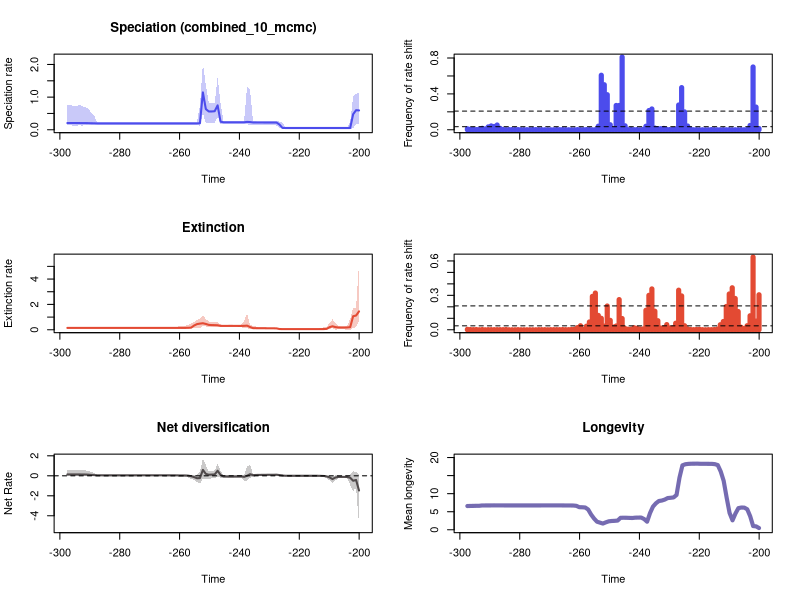

Write R code to recreate this figure.


pdf(file='C:/Users/SimoesLabAdmin/Documents/BDNN_Arielli/updated_occurrence_analyses/model_2_and_5/200_its/reptilia_terr_200/RTT_plots.pdf',width=10, height=15)
par(mfrow=c(3,2))
library(scales)

time=c(-200.03780429, -201.02219687000002,-202.00658944999998,-202.99098203,-203.97537461000002,-204.95976718999998,-205.94415977,-206.92855235000002,-207.91294492999998,-208.89733751,-209.88173009000002,-210.86612266999998,-211.85051525,-212.83490783000002,-213.81930040999998,-214.80369299,-215.78808557000002,-216.77247814999998,-217.75687073,-218.74126331000002,-219.72565588999998,-220.71004847,-221.69444105000002,-222.67883362999999,-223.66322621,-224.64761879000002,-225.63201137,-226.61640395,-227.60079653000003,-228.58518911,-229.56958169,-230.55397427000003,-231.53836685,-232.52275943,-233.50715201000003,-234.49154459,-235.47593717,-236.46032975000003,-237.44472233,-238.42911491,-239.41350749000003,-240.39790007,-241.38229265,-242.36668523000003,-243.35107781,-244.33547039,-245.31986297000003,-246.30425555,-247.28864813,-248.27304071000003,-249.25743329,-250.24182587,-251.22621845000003,-252.21061103,-253.19500361000001,-254.17939619000003,-255.16378877,-256.14818135,-257.13257393000004,-258.11696651,-259.10135909,-260.08575167000004,-261.07014425,-262.05453683,-263.03892941000004,-264.02332199,-265.00771457,-265.99210715000004,-266.97649973,-267.96089231,-268.94528489000004,-269.92967747,-270.91407005,-271.89846263000004,-272.88285521,-273.86724779,-274.85164037000004,-275.83603295,-276.82042553,-277.80481811,-278.78921069,-279.77360327,-280.75799585,-281.74238843,-282.72678101,-283.71117359,-284.69556617,-285.67995875,-286.66435133,-287.64874391,-288.63313649,-289.61752907,-290.60192165,-291.58631423,-292.57070681,-293.55509939,-294.53949197000003,-295.52388455,-296.50827713,-297.49266971000003)
rate=c(0.5926439436792744, 0.5994166840930135,0.47565930467940865,0.054572202458077035,0.054047178148066824,0.05402592250040769,0.05402592250040769,0.054019734119639076,0.054019734119639076,0.054019734119639076,0.054019734119639076,0.054019734119639076,0.054019734119639076,0.05402592250040769,0.05402592250040769,0.05402592250040769,0.05402592250040769,0.054047178148066824,0.05408013157157614,0.05408013157157614,0.05408013157157614,0.05408013157157614,0.054047178148066824,0.054047178148066824,0.054096045773197265,0.05434168169935509,0.05679080203730675,0.15898071971975147,0.22132741312540022,0.2217621099065975,0.2217621099065975,0.2217621099065975,0.2217621099065975,0.22228459549574686,0.2228367458730236,0.2234598783874448,0.22390973154347837,0.23655884888216744,0.24096064000769624,0.22932303671558532,0.22903096973793197,0.22903096973793197,0.22903096973793197,0.22903096973793197,0.22897199944779267,0.22892542139011565,0.2292793755232594,0.24639588794427836,0.7477960893964919,0.5686736139682211,0.5603097153727463,0.5608544488164101,0.6334786668439314,1.1447029375712836,0.19979394582027715,0.19483491008788326,0.19416277782888222,0.19416277782888222,0.1942258371864813,0.1943092803587197,0.19447663179351016,0.19447663179351016,0.1943092803587197,0.1943092803587197,0.1943092803587197,0.1943092803587197,0.1943092803587197,0.1943092803587197,0.1943092803587197,0.1943092803587197,0.1942258371864813,0.1942258371864813,0.1942258371864813,0.1942258371864813,0.1942258371864813,0.1942258371864813,0.1941701718848089,0.1941701718848089,0.19386667582383393,0.19386667582383393,0.19386667582383393,0.19386667582383393,0.19386667582383393,0.19335901266103722,0.1934950366360413,0.19386667582383393,0.1934950366360413,0.1934950366360413,0.1941701718848089,0.1949337494150855,0.19836766854579152,0.19960384637195402,0.2029794899065322,0.20375243305461543,0.20421585345523524,0.20529981328102792,0.2056128914876098,0.2058176738323412,0.20602601991758618,0.20639763877034512)
minHPD=c(0.189207012585791, 0.189207012585791,0.04122037162538658,0.03700510360945401,0.04213385486495058,0.04229169304910822,0.04229169304910822,0.04240652075903621,0.04240652075903621,0.04240652075903621,0.04240652075903621,0.04240652075903621,0.04256474135969562,0.04256474135969562,0.04256474135969562,0.04256474135969562,0.04256474135969562,0.04240652075903621,0.04256474135969562,0.04256474135969562,0.04256474135969562,0.04256474135969562,0.04229169304910822,0.04229169304910822,0.04229169304910822,0.03945090803196859,0.04018456204393873,0.04407140003826905,0.13026176564981926,0.13981701730927182,0.1420808067468857,0.1420808067468857,0.1420808067468857,0.13981701730927182,0.14219474095540374,0.14001391824725068,0.14140929308620315,0.13349908406541464,0.17530074837028464,0.16952835708973427,0.16952835708973427,0.16952835708973427,0.16952835708973427,0.16952835708973427,0.16952835708973427,0.16914923882712646,0.16914923882712646,0.16621984002217705,0.4356107751343739,0.19444153212378737,0.20457274699461667,0.20393651573757637,0.2006416942076844,0.5097197809139528,0.12588778248582297,0.14968382889732026,0.15321173829464127,0.15315978317752219,0.15321173829464127,0.15315978317752219,0.15315978317752219,0.15315978317752219,0.15315978317752219,0.15315978317752219,0.15315978317752219,0.15315978317752219,0.15315978317752219,0.15315978317752219,0.15315978317752219,0.1547380842312966,0.15606506126284492,0.15606506126284492,0.15606506126284492,0.15606506126284492,0.1547380842312966,0.1547380842312966,0.1547380842312966,0.15315978317752219,0.15321173829464127,0.15321173829464127,0.15321173829464127,0.15321173829464127,0.15321173829464127,0.15315978317752219,0.15315978317752219,0.15315978317752219,0.1519925922729084,0.1519925922729084,0.14968382889732026,0.14808982657335204,0.13378831482547512,0.14131982487237346,0.14296746716987227,0.14296746716987227,0.12010945830967923,0.14325102949058433,0.12010945830967923,0.12010945830967923,0.14929227549045676,0.14296746716987227)
maxHPD=c(1.1177083526624092, 1.1050023576506967,1.0246114607467558,0.23453504659613025,0.06745812045945095,0.06741053698368629,0.06741053698368629,0.06745812045945095,0.06745812045945095,0.06745812045945095,0.06745812045945095,0.06745812045945095,0.0676162249551028,0.0676162249551028,0.0676162249551028,0.0676162249551028,0.0676162249551028,0.06741053698368629,0.0676162249551028,0.0676162249551028,0.0676162249551028,0.0676162249551028,0.06741053698368629,0.06741053698368629,0.0676162249551028,0.07133732615172607,0.2190407221659854,0.24946398418726434,0.2667374614930765,0.2638081188696693,0.2638081188696693,0.26470343044029654,0.26470343044029654,0.26419808575145837,0.26706949976811384,0.268367108231895,0.27274932859925216,1.22199230885018,1.3331796621083527,0.2814265617074621,0.27743189306304733,0.27743189306304733,0.2773315906127192,0.27743189306304733,0.27743189306304733,0.27743189306304733,0.2814265617074621,0.7946544219110132,1.6056642539678814,0.8254556865577385,0.8208390952404256,0.8220840261535789,1.3694390999998023,2.0252435331055296,0.7372367510243043,0.2510557160482323,0.24614230792780376,0.24592660950983697,0.24614230792780376,0.24592660950983697,0.24592660950983697,0.24592660950983697,0.2456095945493301,0.2456095945493301,0.2456095945493301,0.2456095945493301,0.2456095945493301,0.2453000768999666,0.2453000768999666,0.24614230792780376,0.24741922643126213,0.24741922643126213,0.24741922643126213,0.24741922643126213,0.24614230792780376,0.24614230792780376,0.24614230792780376,0.2449019223038189,0.24614230792780376,0.24614230792780376,0.24614230792780376,0.24614230792780376,0.24614230792780376,0.24614230792780376,0.2467670001224083,0.2467670001224083,0.24614230792780376,0.24614230792780376,0.24614230792780376,0.25367894357862836,0.4533754797367284,0.5337607608913714,0.6507321427512921,0.7012038683841106,0.7218861926122726,0.7686343772204489,0.7218861926122726,0.7218861926122726,0.7737883673717304,0.7729777149017887)
remove_na = !is.na(rate)
time = time[remove_na]
plot(time,time,type = 'n', ylim = c(0, 2.227767886416083), xlim = c(-297.984866,-199.545608), ylab = 'Speciation rate', xlab = 'Time',main='Speciation (combined_10_mcmc)' )
polygon(c(time, rev(time)), c(maxHPD[remove_na], rev(minHPD[remove_na])), col = alpha('#4c4cec',0.3), border = NA)
lines(time,rate[remove_na], col = '#4c4cec', lwd=2)
mids=c(-200.04277596969695, -201.03711190909087,-202.03144784848485,-203.02578378787877,-204.0201197272727,-205.01445566666666,-206.00879160606058,-207.0031275454545,-207.99746348484848,-208.9917994242424,-209.98613536363632,-210.9804713030303,-211.97480724242422,-212.96914318181814,-213.96347912121212,-214.95781506060604,-215.95215099999996,-216.94648693939394,-217.94082287878786,-218.93515881818178,-219.92949475757575,-220.92383069696967,-221.9181666363636,-222.91250257575757,-223.9068385151515,-224.90117445454547,-225.8955103939394,-226.8898463333333,-227.8841822727273,-228.8785182121212,-229.87285415151513,-230.8671900909091,-231.86152603030303,-232.85586196969695,-233.85019790909092,-234.84453384848484,-235.83886978787876,-236.83320572727274,-237.82754166666666,-238.82187760606058,-239.81621354545456,-240.81054948484848,-241.8048854242424,-242.79922136363638,-243.7935573030303,-244.78789324242422,-245.7822291818182,-246.77656512121212,-247.77090106060604,-248.765237,-249.75957293939393,-250.75390887878785,-251.74824481818183,-252.74258075757575,-253.73691669696967,-254.73125263636365,-255.72558857575757,-256.7199245151515,-257.7142604545454,-258.7085963939394,-259.7029323333333,-260.69726827272723,-261.6916042121212,-262.6859401515151,-263.68027609090905,-264.674612030303,-265.66894796969694,-266.66328390909086,-267.65761984848484,-268.65195578787876,-269.6462917272727,-270.64062766666666,-271.6349636060606,-272.6292995454545,-273.6236354848485,-274.6179714242424,-275.6123073636363,-276.6066433030303,-277.6009792424242,-278.59531518181814,-279.5896511212121,-280.58398706060603,-281.57832299999995,-282.57265893939393,-283.56699487878785,-284.5613308181818,-285.55566675757575,-286.55000269696967,-287.5443386363636,-288.53867457575757,-289.5330105151515,-290.5273464545454,-291.5216823939394,-292.5160183333333,-293.5103542727272,-294.5046902121212,-295.4990261515151,-296.49336209090905,-297.487698030303)
counts=c(0.014, 0.253,0.7,0.048,0.003,0.0,0.001,0.0,0.0,0.0,0.001,0.0,0.001,0.0,0.0,0.001,0.002,0.0,0.0,0.0,0.0,0.001,0.0,0.008,0.042,0.199,0.47,0.276,0.008,0.005,0.002,0.003,0.015,0.012,0.012,0.019,0.232,0.214,0.039,0.004,0.0,0.002,0.001,0.004,0.001,0.044,0.811,0.271,0.271,0.007,0.056,0.391,0.502,0.608,0.04,0.001,0.0,0.002,0.002,0.001,0.001,0.002,0.0,0.0,0.0,0.001,0.002,0.001,0.002,0.0,0.0,0.0,0.0,0.001,0.001,0.002,0.003,0.001,0.001,0.001,0.001,0.002,0.002,0.002,0.002,0.001,0.003,0.016,0.053,0.037,0.043,0.032,0.009,0.016,0.008,0.002,0.005,0.006,0.011)
plot(mids,counts,type = 'h', xlim = c(-297.984866,-199.545608), ylim=c(0,0.811), ylab = 'Frequency of rate shift', xlab = 'Time',lwd=5,col='#4c4cec')
bf2 = 0.03432775773024482
bf6 = 0.20802522539831128
abline(h=bf2, lty=2)
abline(h=bf6, lty=2)

time=c(-200.03780429, -201.02219687000002,-202.00658944999998,-202.99098203,-203.97537461000002,-204.95976718999998,-205.94415977,-206.92855235000002,-207.91294492999998,-208.89733751,-209.88173009000002,-210.86612266999998,-211.85051525,-212.83490783000002,-213.81930040999998,-214.80369299,-215.78808557000002,-216.77247814999998,-217.75687073,-218.74126331000002,-219.72565588999998,-220.71004847,-221.69444105000002,-222.67883362999999,-223.66322621,-224.64761879000002,-225.63201137,-226.61640395,-227.60079653000003,-228.58518911,-229.56958169,-230.55397427000003,-231.53836685,-232.52275943,-233.50715201000003,-234.49154459,-235.47593717,-236.46032975000003,-237.44472233,-238.42911491,-239.41350749000003,-240.39790007,-241.38229265,-242.36668523000003,-243.35107781,-244.33547039,-245.31986297000003,-246.30425555,-247.28864813,-248.27304071000003,-249.25743329,-250.24182587,-251.22621845000003,-252.21061103,-253.19500361000001,-254.17939619000003,-255.16378877,-256.14818135,-257.13257393000004,-258.11696651,-259.10135909,-260.08575167000004,-261.07014425,-262.05453683,-263.03892941000004,-264.02332199,-265.00771457,-265.99210715000004,-266.97649973,-267.96089231,-268.94528489000004,-269.92967747,-270.91407005,-271.89846263000004,-272.88285521,-273.86724779,-274.85164037000004,-275.83603295,-276.82042553,-277.80481811,-278.78921069,-279.77360327,-280.75799585,-281.74238843,-282.72678101,-283.71117359,-284.69556617,-285.67995875,-286.66435133,-287.64874391,-288.63313649,-289.61752907,-290.60192165,-291.58631423,-292.57070681,-293.55509939,-294.53949197000003,-295.52388455,-296.50827713,-297.49266971000003)
rate=c(1.4513181940283086, 1.123182026452454,1.069932757535237,0.20547953987583398,0.18285282900678956,0.17366512040698928,0.17366512040698928,0.17998265819275688,0.2086320081589195,0.274897688923034,0.20587283535371714,0.06779713267718486,0.0556577709432393,0.05365122279340309,0.05233693267573771,0.052028278912489914,0.05193819095515945,0.05193819095515945,0.051918465592544906,0.051918465592544906,0.05190570821439454,0.0518593671724379,0.051882528519396856,0.05189121632673603,0.051918465592544906,0.05204450033158703,0.052509219447026995,0.058773709652258824,0.10942336239383589,0.11554399013597277,0.11680944521274553,0.11707383705545117,0.11964530354044198,0.12097114630403917,0.12211266979981544,0.12485568714428563,0.12959212242169266,0.21745411347927246,0.3249863719697613,0.3098593436000344,0.302956026601162,0.30307572126375737,0.304156989425348,0.30758758393322266,0.30726404913663424,0.306946553908243,0.306616619824331,0.3073918210212383,0.3540912317101703,0.36397832007488023,0.36960755148431534,0.38441529000565666,0.45979618683587253,0.5149625983593931,0.48658191790508887,0.44631258161264187,0.33305806438396834,0.16620079525882817,0.15313074487024575,0.1494672763801295,0.14930068787088024,0.14916715009206327,0.14732178302845578,0.14707467763222193,0.14704167762453943,0.14700033616025165,0.14700033616025165,0.1469796149883134,0.14696792151943466,0.14696792151943466,0.14694405561874616,0.14696792151943466,0.14696792151943466,0.14696792151943466,0.1469796149883134,0.14700033616025165,0.14700033616025165,0.14700033616025165,0.14700033616025165,0.14700033616025165,0.14700033616025165,0.14700033616025165,0.14700033616025165,0.14700033616025165,0.14700033616025165,0.14700033616025165,0.14700033616025165,0.1469796149883134,0.14696792151943466,0.14696792151943466,0.14694405561874616,0.14696792151943466,0.14696792151943466,0.14696792151943466,0.14696792151943466,0.14700033616025165,0.14700033616025165,0.14701878546254743,0.14701878546254743,0.14707467763222193)
minHPD=c(0.6551053650656252, 0.20163268964945869,0.15375553735525943,0.0022432627034918245,0.01433438478222505,0.025148625291573863,0.026118395415251308,0.02912265713819291,0.008870027817481302,0.1346715903082921,0.03634373667466093,0.035191498923809905,0.03157295398387625,0.03157295398387625,0.03575580848072105,0.03575580848072105,0.035845269799407095,0.0358537991633963,0.035845269799407095,0.035845269799407095,0.035845269799407095,0.035845269799407095,0.03575580848072105,0.035191498923809905,0.03575580848072105,0.03575580848072105,0.035191498923809905,0.03626633744415542,0.0449839432788259,0.05159996722060668,0.05527736388996696,0.05527736388996696,0.0537630719670398,0.05612856452574268,0.06097522135240824,0.06097522135240824,0.06309573575816203,0.0672154103358127,0.11538666942551676,0.12861271654320786,0.18860975156553939,0.18878555215058296,0.1925587372531167,0.1925587372531167,0.1925587372531167,0.1925587372531167,0.18860975156553939,0.18860975156553939,0.24367507464942592,0.24817166133067722,0.2423364819875501,0.2551571614026877,0.2562773307611367,0.2776386910108485,0.14462886080115978,0.12958576754198675,0.11465656315649736,0.10849443347556281,0.10635598883304694,0.09936882948247226,0.09780597084103816,0.10505782155953296,0.10635598883304694,0.10942513974792045,0.10720308035998743,0.10849443347556281,0.10849443347556281,0.10849443347556281,0.10849443347556281,0.10849443347556281,0.10720308035998743,0.10720308035998743,0.10720308035998743,0.10720308035998743,0.10849443347556281,0.10849443347556281,0.10849443347556281,0.10849443347556281,0.10849443347556281,0.10849443347556281,0.10849443347556281,0.10849443347556281,0.10849443347556281,0.10849443347556281,0.10849443347556281,0.10849443347556281,0.10849443347556281,0.10942513974792045,0.10849443347556281,0.10849443347556281,0.10720308035998743,0.10942513974792045,0.10942513974792045,0.10942513974792045,0.10942513974792045,0.10849443347556281,0.10849443347556281,0.10759883040094012,0.10759883040094012,0.10720308035998743)
maxHPD=c(5.21547503976213, 1.761091718574314,1.7192957171167846,0.8735674826474104,0.31225951824830545,0.2899820450905669,0.28861088119877765,0.29710226998064443,0.5152659542632932,0.8129709767059118,0.5234242052268981,0.25225802197246683,0.19158866358917498,0.13691267300507234,0.08105887354856349,0.080479131521042,0.07976901712938643,0.07976901712938643,0.07970042750250121,0.07970042750250121,0.07970042750250121,0.07970042750250121,0.07976901712938643,0.07976901712938643,0.08065876948327078,0.08130270364175823,0.08466249237419757,0.1309782081599478,0.1592983400062527,0.16709256029517908,0.16709256029517908,0.16709256029517908,0.19037737294600046,0.2105102311698382,0.22113033264215218,0.2513359218796794,0.3111432424856362,0.37573236437536467,1.3044570254890901,0.6814133480977755,0.3982225600843759,0.3966589434792589,0.3966589434792589,0.3966589434792589,0.3966589434792589,0.3982225600843759,0.3966589434792589,0.41236892951185805,0.6058848025246404,0.6073754998882105,0.6105448446987464,0.665093771526159,0.8514155879275602,1.1479400969033287,0.8992175114053513,0.7779683015176323,0.5932206939784465,0.5219183429806411,0.3678271254071667,0.3159526559068605,0.3074794973233374,0.31090657544889183,0.1946127930323371,0.1946127930323371,0.1919886386747298,0.19290104964932725,0.19290104964932725,0.19290104964932725,0.19290104964932725,0.19290104964932725,0.1919886386747298,0.1919886386747298,0.1919886386747298,0.1919886386747298,0.19290104964932725,0.19290104964932725,0.19290104964932725,0.19290104964932725,0.19290104964932725,0.19290104964932725,0.19290104964932725,0.19290104964932725,0.19290104964932725,0.19290104964932725,0.19290104964932725,0.19290104964932725,0.19290104964932725,0.19352492028264917,0.19290104964932725,0.19290104964932725,0.1919886386747298,0.1946127930323371,0.1946127930323371,0.1949324440928622,0.1949324440928622,0.1946127930323371,0.1946127930323371,0.1946127930323371,0.1949324440928622,0.1946127930323371)
remove_na = !is.na(rate)
time = time[remove_na]
plot(time,time,type = 'n', ylim = c(0, 5.737022543738344), xlim = c(-297.984866,-199.545608), ylab = 'Extinction rate', xlab = 'Time',main='Extinction' )
polygon(c(time, rev(time)), c(maxHPD[remove_na], rev(minHPD[remove_na])), col = alpha('#e34a33',0.3), border = NA)
lines(time,rate[remove_na], col = '#e34a33', lwd=2)
mids=c(-200.04277596969695, -201.03711190909087,-202.03144784848485,-203.02578378787877,-204.0201197272727,-205.01445566666666,-206.00879160606058,-207.0031275454545,-207.99746348484848,-208.9917994242424,-209.98613536363632,-210.9804713030303,-211.97480724242422,-212.96914318181814,-213.96347912121212,-214.95781506060604,-215.95215099999996,-216.94648693939394,-217.94082287878786,-218.93515881818178,-219.92949475757575,-220.92383069696967,-221.9181666363636,-222.91250257575757,-223.9068385151515,-224.90117445454547,-225.8955103939394,-226.8898463333333,-227.8841822727273,-228.8785182121212,-229.87285415151513,-230.8671900909091,-231.86152603030303,-232.85586196969695,-233.85019790909092,-234.84453384848484,-235.83886978787876,-236.83320572727274,-237.82754166666666,-238.82187760606058,-239.81621354545456,-240.81054948484848,-241.8048854242424,-242.79922136363638,-243.7935573030303,-244.78789324242422,-245.7822291818182,-246.77656512121212,-247.77090106060604,-248.765237,-249.75957293939393,-250.75390887878785,-251.74824481818183,-252.74258075757575,-253.73691669696967,-254.73125263636365,-255.72558857575757,-256.7199245151515,-257.7142604545454,-258.7085963939394,-259.7029323333333,-260.69726827272723,-261.6916042121212,-262.6859401515151,-263.68027609090905,-264.674612030303,-265.66894796969694,-266.66328390909086,-267.65761984848484,-268.65195578787876,-269.6462917272727,-270.64062766666666,-271.6349636060606,-272.6292995454545,-273.6236354848485,-274.6179714242424,-275.6123073636363,-276.6066433030303,-277.6009792424242,-278.59531518181814,-279.5896511212121,-280.58398706060603,-281.57832299999995,-282.57265893939393,-283.56699487878785,-284.5613308181818,-285.55566675757575,-286.55000269696967,-287.5443386363636,-288.53867457575757,-289.5330105151515,-290.5273464545454,-291.5216823939394,-292.5160183333333,-293.5103542727272,-294.5046902121212,-295.4990261515151,-296.49336209090905,-297.487698030303)
counts=c(0.305, 0.076,0.634,0.122,0.035,0.011,0.022,0.159,0.273,0.366,0.312,0.203,0.072,0.044,0.006,0.002,0.001,0.001,0.0,0.001,0.004,0.003,0.001,0.002,0.008,0.035,0.295,0.345,0.057,0.016,0.016,0.045,0.017,0.015,0.079,0.162,0.356,0.3,0.17,0.007,0.007,0.013,0.018,0.005,0.005,0.011,0.098,0.263,0.033,0.024,0.082,0.207,0.032,0.1,0.125,0.32,0.291,0.068,0.031,0.003,0.035,0.019,0.005,0.003,0.001,0.001,0.002,0.001,0.001,0.001,0.001,0.0,0.001,0.001,0.001,0.0,0.0,0.0,0.0,0.0,0.0,0.001,0.0,0.0,0.0,0.002,0.001,0.001,0.001,0.001,0.001,0.001,0.0,0.002,0.0,0.002,0.001,0.002,0.004)
plot(mids,counts,type = 'h', xlim = c(-297.984866,-199.545608), ylim=c(0,0.634), ylab = 'Frequency of rate shift', xlab = 'Time',lwd=5,col='#e34a33')
abline(h=bf2, lty=2)
abline(h=bf6, lty=2)
#Net Diversification Rate
time=c(-200.03780429, -201.02219687000002,-202.00658944999998,-202.99098203,-203.97537461000002,-204.95976718999998,-205.94415977,-206.92855235000002,-207.91294492999998,-208.89733751,-209.88173009000002,-210.86612266999998,-211.85051525,-212.83490783000002,-213.81930040999998,-214.80369299,-215.78808557000002,-216.77247814999998,-217.75687073,-218.74126331000002,-219.72565588999998,-220.71004847,-221.69444105000002,-222.67883362999999,-223.66322621,-224.64761879000002,-225.63201137,-226.61640395,-227.60079653000003,-228.58518911,-229.56958169,-230.55397427000003,-231.53836685,-232.52275943,-233.50715201000003,-234.49154459,-235.47593717,-236.46032975000003,-237.44472233,-238.42911491,-239.41350749000003,-240.39790007,-241.38229265,-242.36668523000003,-243.35107781,-244.33547039,-245.31986297000003,-246.30425555,-247.28864813,-248.27304071000003,-249.25743329,-250.24182587,-251.22621845000003,-252.21061103,-253.19500361000001,-254.17939619000003,-255.16378877,-256.14818135,-257.13257393000004,-258.11696651,-259.10135909,-260.08575167000004,-261.07014425,-262.05453683,-263.03892941000004,-264.02332199,-265.00771457,-265.99210715000004,-266.97649973,-267.96089231,-268.94528489000004,-269.92967747,-270.91407005,-271.89846263000004,-272.88285521,-273.86724779,-274.85164037000004,-275.83603295,-276.82042553,-277.80481811,-278.78921069,-279.77360327,-280.75799585,-281.74238843,-282.72678101,-283.71117359,-284.69556617,-285.67995875,-286.66435133,-287.64874391,-288.63313649,-289.61752907,-290.60192165,-291.58631423,-292.57070681,-293.55509939,-294.53949197000003,-295.52388455,-296.50827713,-297.49266971000003)
net_rate=c(-1.4711686389163492, -0.4213541362648571,-0.496475365892221,-0.1970692442714188,-0.12128273129161443,-0.10862527765308272,-0.10802484307633571,-0.11260617503543206,-0.1678963001947266,-0.3283855286063901,-0.16063234897524178,-0.0574885991502587,-0.019525000375667928,-0.007687596070397574,-0.0015351717609583709,-0.0007406296303700708,-0.0005111491338056478,-0.0004768885013130436,-0.00040815766396817707,-0.00040815766396817707,-0.0003945325817548483,-0.00028005168124868216,-0.0003536826562128942,-0.0003724147945445524,-0.00014818746084087136,0.0030828244471011244,0.02480966418042423,0.0716922816888461,0.109618496461407,0.1029411730525341,0.10159530904484822,0.1005495630409026,0.09479413111713328,0.09207496473116428,0.09146888266556592,0.08192347782064986,0.06397356439515114,0.1595460809752584,0.0016212941998127763,-0.10510672548308732,-0.0664825656159875,-0.06680385778328125,-0.06885544011281103,-0.07711230770528095,-0.07479131949654146,-0.0717952269963957,-0.06828409128290047,0.08441158174023213,0.5057913991087086,0.13632504659281014,0.12117261957205072,0.10617351436459774,0.190065277182397,0.5903595844753495,-0.22757098394501124,-0.2446396008016828,-0.12589364326762295,-0.041823524799591776,0.01729442925908683,0.03354511983155768,0.03526315741454977,0.03577068318416229,0.04478384319664414,0.04674018889710137,0.04708274512653766,0.047207112118290324,0.047207112118290324,0.04740312418547677,0.047501491889731184,0.04758063217503579,0.0474267964177659,0.04740403236826106,0.04740403236826106,0.04740403236826106,0.04730384913444655,0.047208501617706844,0.04720950783758012,0.047112396469366186,0.04675832444101985,0.04675832444101985,0.0467572849592963,0.04681315098918542,0.04681315098918542,0.04663617461011256,0.04693662599220421,0.04708671467116396,0.046832769953510045,0.04695045816281435,0.04805345606321177,0.050419184543158226,0.07238977573459318,0.08690021228969791,0.11604622944253494,0.12649580738852154,0.131501222777361,0.13249297107371996,0.13249999570623572,0.13234111866076567,0.13400425948317804,0.1373061028647097)
net_minHPD=c(-4.910522391251147, -1.1556335700165472,-1.556969078496705,-0.9148723147174975,-0.26482490331274566,-0.24170127280185796,-0.24161046395733526,-0.24172766404950297,-0.4595852313188813,-0.7694142340448179,-0.4711247698518556,-0.19825286050745822,-0.13733709656495846,-0.0733993389264811,-0.03162746088960571,-0.028815050175179623,-0.028192540389239566,-0.028192540389239566,-0.028192540389239566,-0.028192540389239566,-0.028192540389239566,-0.028192540389239566,-0.028815050175179623,-0.028815050175179623,-0.032434100801879286,-0.03649664126226125,-0.03561652795647744,-0.06624191942089341,0.001715825651947167,0.009133681484758821,0.016909424022539532,0.015569203006585597,-0.0005845662928418982,-0.007901350106862493,-0.017948977010460665,-0.0551568346274415,-0.09979256215979998,-0.18616914338016458,-0.4774003710923366,-0.537068616333583,-0.17119372512633121,-0.17084676908467145,-0.17084676908467145,-0.17119372512633121,-0.17119372512633121,-0.17119372512633121,-0.18002902176205382,-0.18578649503331363,-0.05364934990002712,-0.2617739985174801,-0.2555311511974539,-0.3401395451220679,-0.37218757641889144,-0.25217557410961133,-0.7739690647743768,-0.6319953660489047,-0.403850782705433,-0.3167920229025921,-0.1767149260993991,-0.11448673959656466,-0.11052297082012796,-0.10625151125612253,-0.01535233644080744,-0.017215461175968422,-0.01535233644080744,-0.01535233644080744,-0.01535233644080744,-0.01535233644080744,-0.01535233644080744,-0.01535233644080744,-0.01535233644080744,-0.01535233644080744,-0.01535233644080744,-0.01535233644080744,-0.01535233644080744,-0.01535233644080744,-0.01535233644080744,-0.01535233644080744,-0.017215461175968422,-0.017215461175968422,-0.017215461175968422,-0.017215461175968422,-0.017215461175968422,-0.017215461175968422,-0.01535233644080744,-0.01535233644080744,-0.015110114634514754,-0.015110114634514754,-0.01535233644080744,-0.01892137276989811,-0.04504498242952054,-0.03299931919591914,-0.05532835364280134,-0.05532835364280134,-0.03299931919591914,-0.03299931919591914,-0.022515235382353366,-0.04391222801269021,-0.03299931919591914,-0.05532835364280134)
net_maxHPD=c(0.08806191140634467, 0.4018581590857185,0.44834088890874585,0.13128185386013344,0.03940972787788366,0.02345848559533098,0.021741091062051063,0.023558143096749664,0.04581410993871719,-0.08514370527308573,0.020343045817017402,0.019791024187886995,0.025419643600562168,0.0349609265939445,0.02157224190215208,0.023210943781979826,0.023069028707079137,0.023069028707079137,0.023069028707079137,0.023069028707079137,0.023069028707079137,0.023069028707079137,0.022854365815881586,0.023210943781979826,0.02157224190215208,0.029966069000759092,0.17889745308496063,0.20203419376676873,0.19843327398408936,0.18794366958747777,0.18878170898152932,0.19086837928939032,0.1760901399512875,0.1760901399512875,0.1725472096890029,0.1725472096890029,0.18182257309456154,1.1095635155821746,0.9450963936026486,0.10849242232358061,0.045178510684415335,0.045178510684415335,0.04239561063212538,0.04058683963430379,0.04058683963430379,0.04239561063212538,0.04058683963430379,0.5041956786613357,1.2115665262105413,0.5387878553062743,0.5084761122711516,0.46547058580359035,1.0651271169221692,1.7071871079480707,0.4575923814575294,0.08815704117426881,0.10398476934674522,0.12085058808258052,0.12032726218150515,0.12085058808258052,0.11629416440141915,0.1185893044419411,0.11192417940055055,0.10578564821442141,0.10590937945350182,0.10578564821442141,0.10578564821442141,0.10590937945350182,0.10590937945350182,0.10590937945350182,0.10590937945350182,0.10590937945350182,0.10590937945350182,0.10590937945350182,0.10578564821442141,0.10578564821442141,0.10578564821442141,0.10590937945350182,0.10578564821442141,0.10578564821442141,0.10578564821442141,0.10578564821442141,0.10578564821442141,0.10590937945350182,0.1085582530023129,0.10870306932454739,0.11049927111039352,0.11049927111039352,0.1127511231153562,0.11545059453292511,0.29592064150251396,0.39333857928436444,0.49333174479132114,0.5467019891492315,0.6066150023373282,0.6066150023373282,0.6098596791612212,0.5795096817723542,0.6072482544998113,0.6098596791612212)
remove_na = !is.na(net_rate)
time = time[remove_na]
plot(time,time,type = 'n', ylim = c(-5.401574630376262, 1.8779058187428779), xlim = c(-297.984866,-199.545608), ylab = 'Net Rate', xlab = 'Time',lwd=2, main='Net diversification', col= '#504A4B' )
polygon(c(time, rev(time)), c(net_maxHPD[remove_na], rev(net_minHPD[remove_na])), col = alpha('#504A4B',0.3), border = NA)
lines(time,net_rate[remove_na], col = '#504A4B', lwd=2)
abline(h=0,lty=2)


time=c(-200.03780429, -201.02219687000002,-202.00658944999998,-202.99098203,-203.97537461000002,-204.95976718999998,-205.94415977,-206.92855235000002,-207.91294492999998,-208.89733751,-209.88173009000002,-210.86612266999998,-211.85051525,-212.83490783000002,-213.81930040999998,-214.80369299,-215.78808557000002,-216.77247814999998,-217.75687073,-218.74126331000002,-219.72565588999998,-220.71004847,-221.69444105000002,-222.67883362999999,-223.66322621,-224.64761879000002,-225.63201137,-226.61640395,-227.60079653000003,-228.58518911,-229.56958169,-230.55397427000003,-231.53836685,-232.52275943,-233.50715201000003,-234.49154459,-235.47593717,-236.46032975000003,-237.44472233,-238.42911491,-239.41350749000003,-240.39790007,-241.38229265,-242.36668523000003,-243.35107781,-244.33547039,-245.31986297000003,-246.30425555,-247.28864813,-248.27304071000003,-249.25743329,-250.24182587,-251.22621845000003,-252.21061103,-253.19500361000001,-254.17939619000003,-255.16378877,-256.14818135,-257.13257393000004,-258.11696651,-259.10135909,-260.08575167000004,-261.07014425,-262.05453683,-263.03892941000004,-264.02332199,-265.00771457,-265.99210715000004,-266.97649973,-267.96089231,-268.94528489000004,-269.92967747,-270.91407005,-271.89846263000004,-272.88285521,-273.86724779,-274.85164037000004,-275.83603295,-276.82042553,-277.80481811,-278.78921069,-279.77360327,-280.75799585,-281.74238843,-282.72678101,-283.71117359,-284.69556617,-285.67995875,-286.66435133,-287.64874391,-288.63313649,-289.61752907,-290.60192165,-291.58631423,-292.57070681,-293.55509939,-294.53949197000003,-295.52388455,-296.50827713,-297.49266971000003)
rate=c(0.4763592103250088, 0.946136903280933,1.0257253695021755,3.7476342175497113,5.6746222050482285,6.134139121568426,6.15681559215849,5.991336159295144,4.500494562224296,2.613101360437497,4.652594256305259,8.945335863688152,13.547791038987976,16.13413390821262,17.912168030299146,18.17077397952422,18.248306184271257,18.25510423912904,18.269062788800415,18.269062788800415,18.273611410148042,18.311919570306777,18.295683684102652,18.289415585383548,18.24612161302276,18.147869044111097,17.839181916694724,14.43264265510973,9.644538517296073,8.960309348669274,8.860937210795681,8.780252037747779,8.357893074949322,8.09330468469802,7.962772550018251,7.331688214765954,6.409929896521433,4.618256465978613,2.2354250109678673,2.968839491033594,3.3780284435048813,3.3743661289474343,3.351897818210446,3.2609112041736386,3.2866955469653942,3.3208332712344206,3.3328135673637345,3.310603848293488,2.549612538309981,2.4752135230556065,2.4325065502873096,2.3411388077474857,2.0584146097784477,1.7189829425090226,1.9780220804769237,2.2340036465742714,3.1131596043743457,4.216254592214998,5.610687883434974,6.169313911007612,6.233146891124168,6.252927920255575,6.626157100578043,6.713180420574702,6.728653914187772,6.734289318646478,6.734289318646478,6.7450437266720025,6.749521997168567,6.749521997168567,6.747565434911992,6.746529155123623,6.746529155123623,6.746529155123623,6.743692269266025,6.739358899830067,6.7399494677158724,6.7399494677158724,6.7399494677158724,6.7399494677158724,6.7399494677158724,6.7399494677158724,6.7399494677158724,6.739918807869524,6.739918807869524,6.739918807869524,6.739918807869524,6.745269215952802,6.74962813149478,6.74962813149478,6.754611377361898,6.743745553561416,6.743745553561416,6.734507055747733,6.734507055747733,6.637931641186512,6.637931641186512,6.611688496290807,6.597734513235089,6.572071855563868)
minHPD=c(0.4763592103250088, 0.946136903280933,1.0257253695021755,3.7476342175497113,5.6746222050482285,6.134139121568426,6.15681559215849,5.991336159295144,4.500494562224296,2.613101360437497,4.652594256305259,8.945335863688152,13.547791038987976,16.13413390821262,17.912168030299146,18.17077397952422,18.248306184271257,18.25510423912904,18.269062788800415,18.269062788800415,18.273611410148042,18.311919570306777,18.295683684102652,18.289415585383548,18.24612161302276,18.147869044111097,17.839181916694724,14.43264265510973,9.644538517296073,8.960309348669274,8.860937210795681,8.780252037747779,8.357893074949322,8.09330468469802,7.962772550018251,7.331688214765954,6.409929896521433,4.618256465978613,2.2354250109678673,2.968839491033594,3.3780284435048813,3.3743661289474343,3.351897818210446,3.2609112041736386,3.2866955469653942,3.3208332712344206,3.3328135673637345,3.310603848293488,2.549612538309981,2.4752135230556065,2.4325065502873096,2.3411388077474857,2.0584146097784477,1.7189829425090226,1.9780220804769237,2.2340036465742714,3.1131596043743457,4.216254592214998,5.610687883434974,6.169313911007612,6.233146891124168,6.252927920255575,6.626157100578043,6.713180420574702,6.728653914187772,6.734289318646478,6.734289318646478,6.7450437266720025,6.749521997168567,6.749521997168567,6.747565434911992,6.746529155123623,6.746529155123623,6.746529155123623,6.743692269266025,6.739358899830067,6.7399494677158724,6.7399494677158724,6.7399494677158724,6.7399494677158724,6.7399494677158724,6.7399494677158724,6.7399494677158724,6.739918807869524,6.739918807869524,6.739918807869524,6.739918807869524,6.745269215952802,6.74962813149478,6.74962813149478,6.754611377361898,6.743745553561416,6.743745553561416,6.734507055747733,6.734507055747733,6.637931641186512,6.637931641186512,6.611688496290807,6.597734513235089,6.572071855563868)
maxHPD=c(0.4763592103250088, 0.946136903280933,1.0257253695021755,3.7476342175497113,5.6746222050482285,6.134139121568426,6.15681559215849,5.991336159295144,4.500494562224296,2.613101360437497,4.652594256305259,8.945335863688152,13.547791038987976,16.13413390821262,17.912168030299146,18.17077397952422,18.248306184271257,18.25510423912904,18.269062788800415,18.269062788800415,18.273611410148042,18.311919570306777,18.295683684102652,18.289415585383548,18.24612161302276,18.147869044111097,17.839181916694724,14.43264265510973,9.644538517296073,8.960309348669274,8.860937210795681,8.780252037747779,8.357893074949322,8.09330468469802,7.962772550018251,7.331688214765954,6.409929896521433,4.618256465978613,2.2354250109678673,2.968839491033594,3.3780284435048813,3.3743661289474343,3.351897818210446,3.2609112041736386,3.2866955469653942,3.3208332712344206,3.3328135673637345,3.310603848293488,2.549612538309981,2.4752135230556065,2.4325065502873096,2.3411388077474857,2.0584146097784477,1.7189829425090226,1.9780220804769237,2.2340036465742714,3.1131596043743457,4.216254592214998,5.610687883434974,6.169313911007612,6.233146891124168,6.252927920255575,6.626157100578043,6.713180420574702,6.728653914187772,6.734289318646478,6.734289318646478,6.7450437266720025,6.749521997168567,6.749521997168567,6.747565434911992,6.746529155123623,6.746529155123623,6.746529155123623,6.743692269266025,6.739358899830067,6.7399494677158724,6.7399494677158724,6.7399494677158724,6.7399494677158724,6.7399494677158724,6.7399494677158724,6.7399494677158724,6.739918807869524,6.739918807869524,6.739918807869524,6.739918807869524,6.745269215952802,6.74962813149478,6.74962813149478,6.754611377361898,6.743745553561416,6.743745553561416,6.734507055747733,6.734507055747733,6.637931641186512,6.637931641186512,6.611688496290807,6.597734513235089,6.572071855563868)
remove_na = !is.na(rate)
time = time[remove_na]
plot(time,time,type = 'n', ylim = c(0, 20.143111527337457), xlim = c(-297.984866,-199.545608), ylab = 'Mean longevity', xlab = 'Time',main='Longevity' )
polygon(c(time, rev(time)), c(maxHPD[remove_na], rev(minHPD[remove_na])), col = alpha('#756bb1',0.3), border = NA)
lines(time,rate[remove_na], col = '#756bb1', lwd=4)

n <- dev.off()
